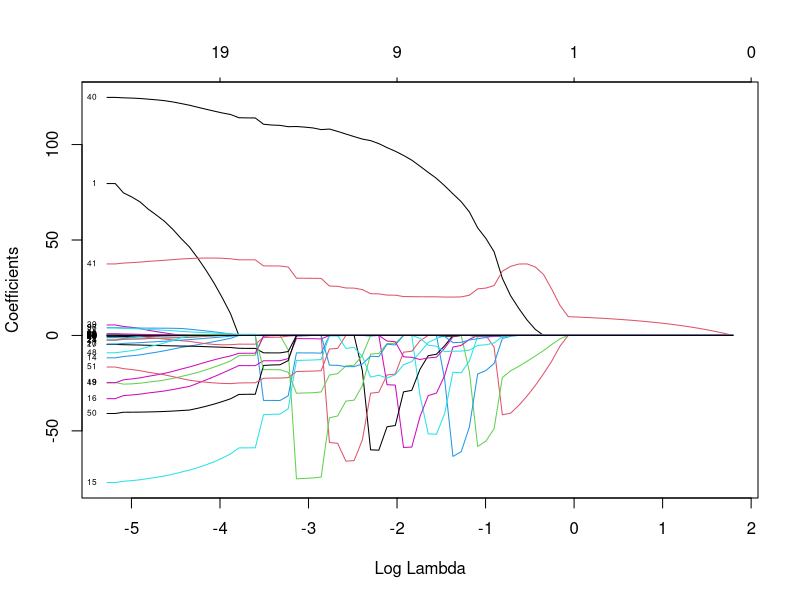
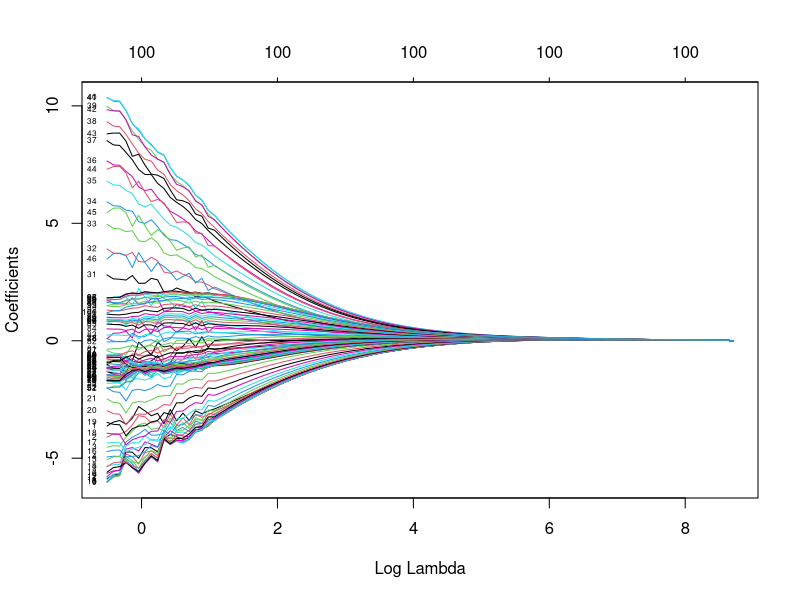

Write R code to recreate these figures, in order.
setwd("//Users/wilson/WorkSpace/tdde01/lab2/")
library(caret)
install.packages("glmnet")
library(glmnet)
library(ggplot2)
# Divide data randomly into train and test (50/50)
data=read.csv("tecator.csv",header = TRUE)
data[,1]=c()
n=dim(data)[1]
set.seed(12345)
id=sample(1:n,floor(n*0.5))
train=data[id,]
test=data[-id,]

# Task 1
# Train model
fit=lm(Fat~.-Protein -Moisture,train)
fit.info=summary(fit)
coef(fit)
# Get predictions on training and test data
pred.train <- predict(fit, train)
pred.test <- predict(fit, test)
# Calculate MSE via sapply and via matrix
MSE.train <- mean((train$Fat-pred.train)^2)
MSE.test <- mean((test$Fat - pred.test)^2)
#TODO:Chect if this correct

# Task2

#Task3
X<- as.matrix(train[,1:100])
Y<- as.matrix(train[,101])
lasso_model<-glmnet(X,Y,alpha=1,) 

plot(lasso_model, xvar="lambda", label=TRUE)
#ggplot(lasso_model)
#TODO bete->coef

#Task4
ridge_model=glmnet(X, Y, alpha=0,family="gaussian")
plot(ridge_model, xvar="lambda", label=TRUE)

#Task5
# TODO cv.glmnet

lasso_cvmodel<-cv.glmnet(X,Y,alpha=1,) 
best_lambda <- lasso_cvmodel$lambda.min
